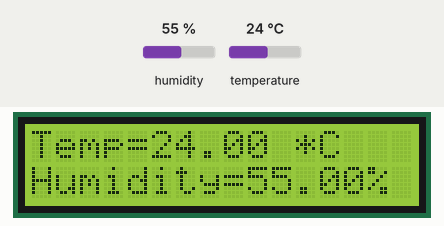
Simulated run of this sketch. Board: Arduino Uno, built with avr-gcc and run on an emulated ATmega328P. On the bench: 16×2 character LCD. The test bench sets the inputs (shaded band); at power-on: humidity 55 %, temperature 24 °C. What the sketch prints to the serial monitor is not drawn.

Above: at 1.2 s.
1.3 s: humidity set to 22 %
At 2.9 s:
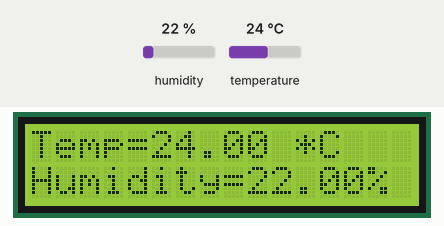
4.0 s: temperature set to 12 °C
At 4.9 s:
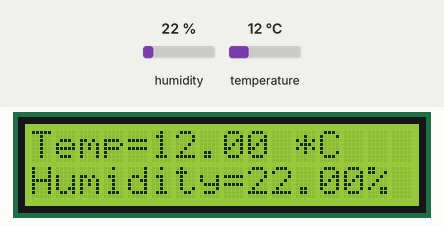
6.7 s: humidity set to 40 %
At 9.0 s:
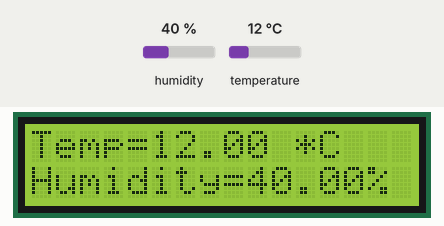
9.7 s: temperature set to 19 °C
At 11.0 s:
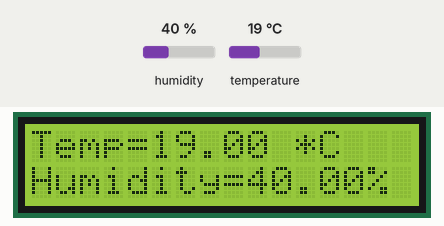
Timing chart, 0 to 12.7 s (numbered marks = the images above; inputs shaded):
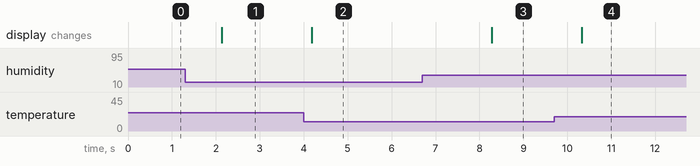

Measured:
- after the input at 1.3 s, the display: changes after 0.84 s (image 1)
- after the input at 4.0 s, the display: changes after 0.18 s (image 2)
- after the input at 6.7 s, the display: changes after 1.6 s (image 3)
- after the input at 9.7 s, the display: changes after 0.62 s (image 4)

The sketch:

DHTtester.ino
```cpp
#include "DHT.h"

#define DHTPIN 8     // what pin we're connected to
// include the library code:
#include <LiquidCrystal.h>

// Uncomment whatever type you're using!
#define DHTTYPE DHT11   // DHT 11
//#define DHTTYPE DHT22   // DHT 22  (AM2302)
//#define DHTTYPE DHT21   // DHT 21 (AM2301)
LiquidCrystal lcd(7, 6, 5, 4, 3, 2);

// Connect pin 1 (on the left) of the sensor to +5V
// Connect pin 2 of the sensor to whatever your DHTPIN is
// Connect pin 4 (on the right) of the sensor to GROUND
// Connect a 10K resistor from pin 2 (data) to pin 1 (power) of the sensor

DHT dht(DHTPIN, DHTTYPE);

void setup() {
  Serial.begin(9600);
  Serial.println("DHTxx test!");
 lcd.begin(16, 2);
  dht.begin();
}

void loop() {
  // Reading temperature or humidity takes about 250 milliseconds!
  // Sensor readings may also be up to 2 seconds 'old' (its a very slow sensor)
  float h = dht.readHumidity();
  float t = dht.readTemperature();

  // check if returns are valid, if they are NaN (not a number) then something went wrong!
  if (isnan(t) || isnan(h)) {
    Serial.println("Failed to read from DHT");
  } else {

  lcd.setCursor(0,0);
  lcd.print("Temp=");
  lcd.print(t);
  lcd.print(" *C");
  lcd.setCursor(0,1);
  lcd.print("Humidity=");
  lcd.print(h);
  lcd.print("% ");
  delay(500);

    Serial.print("Humidity: ");
    Serial.print(h);
    Serial.print(" %\t");
    Serial.print("Temperature: ");
    Serial.print(t);
    Serial.println(" *C");
  }
}
```
